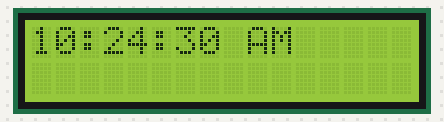
The program below on a simulated Raspberry Pi Pico running CircuitPython. On the bench: 16×2 character LCD. The clock reads 2024-03-15 10:24:30 at power-on unless the program sets it.

Above: at 0.1 s.
At 4.2 s:
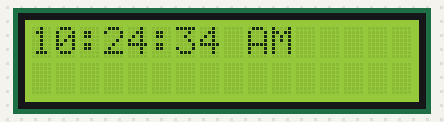
At 9.3 s:
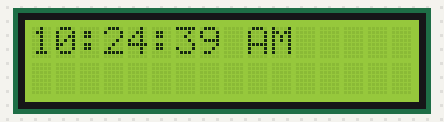
At 19.5 s:
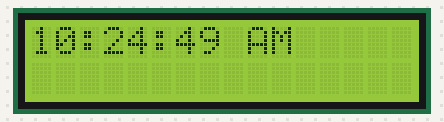
At 28.6 s:
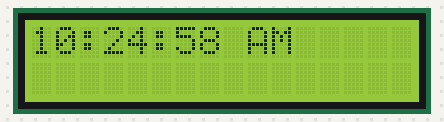
At 38.8 s:
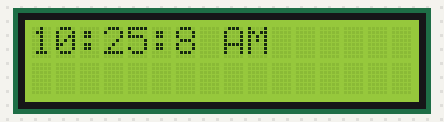

The program:

lcd_curtime.py
```python
# (licence header left out)
import board
from lcd.lcd import LCD
from lcd.i2c_pcf8574_interface import I2CPCF8574Interface
from lcd.lcd import CursorMode
import busio
import time

i2c = busio.I2C(board.GP1, board.GP0)
lcd = LCD(I2CPCF8574Interface(i2c, 0x27), num_rows=2, num_cols=16)

while True:
    lcd.clear()
    curtime = time.localtime()
    hr = curtime.tm_hour % 12
    ampm = "PM"
    if hr == curtime.tm_hour:
        ampm = "AM"
    lcd.print(str(hr) + ":" + str(curtime.tm_min) + ":" + str(curtime.tm_sec) + " " + ampm)
    time.sleep(1)
```

Measured:
- what the display in image 1 shows lasts 1.0 s, from 4.1 s to 5.1 s
